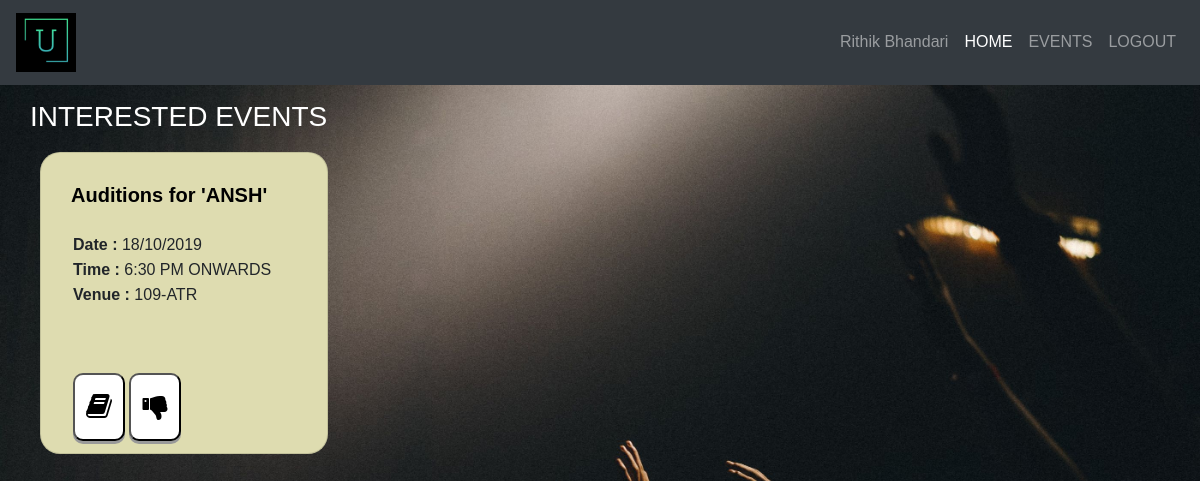
Screenshot of /user/E19CSE080 (signed in) with the database file from the repository.
### models.py (models this page shows, shortened)
class UserModel(db.Model):
    __tablename__ = 'users'
    Name = db.Column(db.String(255), nullable=False)
    ID = db.Column(db.String(15), nullable=False, primary_key=True)
    Password = db.Column(db.String(100), nullable=False)
    InterestedActivities = db.Column(db.Text, nullable=False, default='')

class EventsModel(db.Model):
    __tablename__ = 'events'
    ID = db.Column(db.String(8), nullable=False, primary_key=True)
    EventHeading = db.Column(db.String(255), nullable=False)
    EventDescription = db.Column(db.Text, nullable=False)
    EventDate = db.Column(db.String(20), nullable=False)
    EventTime = db.Column(db.String(255), nullable=False)
    EventVenue = db.Column(db.String(255), nullable=False)

### app.py (the view)
@app.route('/user/<string:user_id>')
def logged_in_user(user_id):
    user_id = user_id.upper()
    if 'user' in session and session['user'] == user_id:
        rs = UserModel.query.filter_by(ID=user_id).first()
        favourite_events = str(rs.InterestedActivities).split(',')  # user's fav events
        favourite_events = favourite_events[:-1]  # as last event is always ''
        events = []
        for event in favourite_events:
            events.append(EventsModel.query.filter_by(ID=event).first())
        return render_template("panels/user/homepage.html", events=sort_events(events))
    else:
        flash(f"User '{user_id}' Not Logged In", 'danger')
        print(f"User '{user_id}' Not Logged In")
        return redirect('/login')

### app.py (called while the page is built)
def sort_events(lst):  # sort events based on date only
    new_list = []
    while lst:
        minimum = datetime.strptime(lst[0].EventDate, '%d/%m/%Y').date()
        ev = lst[0]
        for e in lst:
            event_date = datetime.strptime(e.EventDate, '%d/%m/%Y').date()
            if event_date < minimum:
                minimum = event_date
                ev = e
        new_list.append(ev)
        if ev in lst:
            lst.remove(ev)
    return new_list

def get_session():
    return session

@app.before_request
def make_session_permanent():
    session.permanent = True
    app.permanent_session_lifetime = timedelta(minutes=15)

### templates/panels/user/homepage.html (shortened to what this page needs)
{% extends "layout.html" %}
{% set session = get_session() %}
      {% block body %}
          <h3 style="color:white;">INTERESTED EVENTS</h3>
          {% for event in events %}
          <div class="card" style="width: 18rem;">
             <div class="card-body">
                <h5 class="card-text" style="color:black;"><b>{{event.EventHeading}}</b></h5>
                <br/>
                <h6 class="card-subtitle mb-2"><b>Date : </b>{{event.EventDate}}</h6>
                <h6 class="card-subtitle mb-2"><b>Time : </b>{{event.EventTime}}</h6>
                <h6 class="card-subtitle mb-2"><b>Venue : </b>{{event.EventVenue}}</h6>
                <div class="card-btn-container">
                   <a href="/events/{{event.ID}}" data-toggle="tooltip" title="Read More">
                       <button>
                           <i class="fa fa-book"></i>
                       </button>
                   </a>
                   <a href="/events/remove-from-fav/{{event.ID}}" data-toggle="tooltip" title="Remove From Favourites">
                       <button>
                           <i class="fa fa-thumbs-down"></i>
                       </button>
                   </a>
                </div>
             </div>
          </div>
          {% endfor %}
      {% endblock %}

### templates/layout.html (shortened to what this page needs)
<!DOCTYPE html>
<html lang="en">
   <head>
      <link rel="stylesheet" href="https://stackpath.bootstrapcdn.com/bootstrap/4.3.1/css/bootstrap.min.css"
>
      {% block head %}
      <link rel="stylesheet" href="https://cdnjs.cloudflare.com/ajax/libs/font-awesome/4.7.0/css/font-awesome.min.css">
      <link rel="stylesheet" type="text/css" href="{{ url_for('static',filename='css/layout-style.css') }}">
      {% endblock %}
   </head>
   <body>
      {% set session = get_session() %}
      <header>
         <nav class="navbar navbar-expand-lg navbar-dark bg-dark fixed-top">
            <a class="navbar-brand" href="/"><img src="{{ url_for('static',filename='img/logo.png') }}" alt="Logo"
               width="60">
            </a>
            <div class="collapse navbar-collapse" id="navbarSupportedContent">
               <ul class="navbar-nav ml-auto">
                  <li class="nav-item">
                     <a class="nav-link" href="/dashboard">{{ session['name'] }}</a>
                  </li>
                  <li class="nav-item active">
                     <a class="nav-link" href="/">HOME<span class="sr-only">(current)</span></a>
                  </li>
                  <li class="nav-item">
                     <a class="nav-link" href="/events">EVENTS</a>
                  </li>
                  {% if 'user' in session or 'admin' in session %}
                  <li class="nav-item">
                     <a class="nav-link" href="/logout">LOGOUT</a>
                  </li>
                  {% else %}
                  <li class="nav-item">
                     <a class="nav-link" href="/login">LOGIN</a>
                  </li>
                  {% endif %}
               </ul>
            </div>
         </nav>
      </header>
      <section class="content">
         {% block body %}{% endblock %}
      </section>
   </body>
</html>

### static/css/layout-style.css (style rules this page uses)
:root { --primary-color: white; --card-background: #dedcb0; --text-color: black; --card-button-color: #fff; }
* { padding: 0; margin: 0; font-family: sans-serif; }
body { background: url("/static/img/bg.jpg"); background-size: cover; }
a { color: var(--text-color); }
section[class="content"] { padding-top: 100px; width: 95%; justify-content: center; margin: 0 auto; }
.card { float: left; border-radius: 20px; padding: 10px; margin: 10px; width: 100%; background: var(--card-background); }
.card-body { height: 280px; }
.card-body .card-subtitle { padding: 2px; }
input[type="button"], button { background-color: var(--card-button-color); padding: 5px; text-align: center; border-radius: 10px; text-decoration: none; display: inline-block; font-size: 16px; cursor: pointer; outline: none; box-shadow: 0 3px #999; transition: 0.1s; }
a button { font-size: 28px; padding: 11px; }
.card-btn-container { position: absolute; padding: 2px; bottom: 10px; }
header { position: absolute; z-index: 2; width: 100%; }

### templates/panels/user/homepage.html (style rules this page uses)
.card-body { height: 280px; }

### rows the page displays
UserModel: name "Rithik Bhandari"
EventsModel: EventHeading "Auditions for 'ANSH'", EventDate "18/10/2019", EventTime "6:30 PM ONWARDS", EventVenue "109-ATR"
